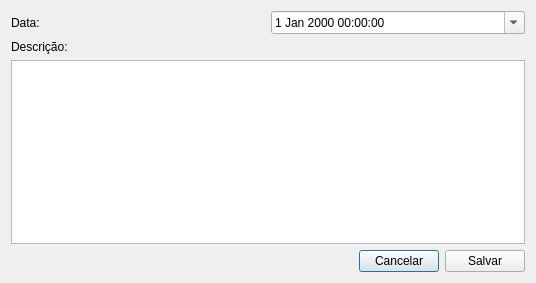
<?xml version="1.0" encoding="UTF-8"?>
<ui version="4.0">
 <class>Dialog</class>
 <widget class="QDialog" name="Dialog">
  <property name="geometry">
   <rect>
    <x>0</x>
    <y>0</y>
    <width>536</width>
    <height>283</height>
   </rect>
  </property>
  <property name="windowTitle">
   <string>Adicionar Relatorio de Alteração</string>
  </property>
  <layout class="QGridLayout" name="gridLayout">
   <item row="0" column="0">
    <layout class="QHBoxLayout" name="horizontalLayout_2">
     <item>
      <widget class="QLabel" name="label">
       <property name="text">
        <string>Data:</string>
       </property>
      </widget>
     </item>
     <item>
      <widget class="QDateTimeEdit" name="dateDt">
       <property name="calendarPopup">
        <bool>true</bool>
       </property>
      </widget>
     </item>
    </layout>
   </item>
   <item row="1" column="0">
    <layout class="QVBoxLayout" name="verticalLayout">
     <item>
      <widget class="QLabel" name="label_2">
       <property name="text">
        <string>Descrição:</string>
       </property>
      </widget>
     </item>
     <item>
      <widget class="QTextEdit" name="descriptionTe"/>
     </item>
    </layout>
   </item>
   <item row="2" column="0">
    <layout class="QHBoxLayout" name="horizontalLayout">
     <item>
      <spacer name="horizontalSpacer">
       <property name="orientation">
        <enum>Qt::Horizontal</enum>
       </property>
       <property name="sizeHint" stdset="0">
        <size>
         <width>270</width>
         <height>20</height>
        </size>
       </property>
      </spacer>
     </item>
     <item>
      <widget class="QPushButton" name="cancelBtn">
       <property name="text">
        <string>Cancelar</string>
       </property>
      </widget>
     </item>
     <item>
      <widget class="QPushButton" name="okBtn">
       <property name="sizePolicy">
        <sizepolicy hsizetype="Minimum" vsizetype="Minimum">
         <horstretch>0</horstretch>
         <verstretch>0</verstretch>
        </sizepolicy>
       </property>
       <property name="text">
        <string>Salvar</string>
       </property>
      </widget>
     </item>
    </layout>
   </item>
  </layout>
 </widget>
 <resources/>
 <connections/>
</ui>
